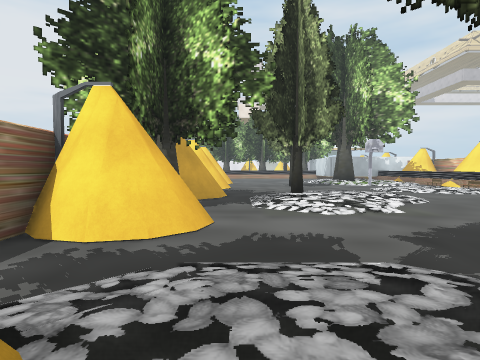
view 1 (above)

24 first-person views from a walk through a 3-D level made in the Unity game engine. The camera is 1.4 m above the floor, tilts 2° down and sees 75° across. Doors are open. The floor is counted in squares, 2 m on a side. Each view is taken from the middle of a square. On the plan, view 1 faces up. The plan holds only what a view shows up to about 10 squares ahead; the rest is blank. The place goes on beyond the plan. The player is left out. Some surface patterns are stand-ins.

view 2
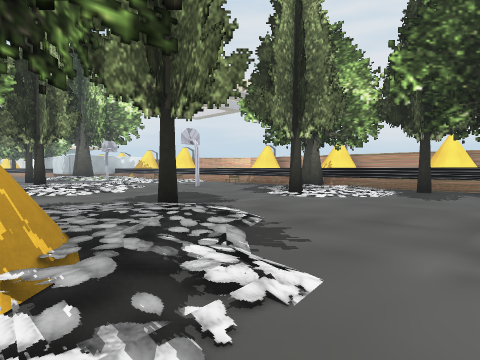

view 3
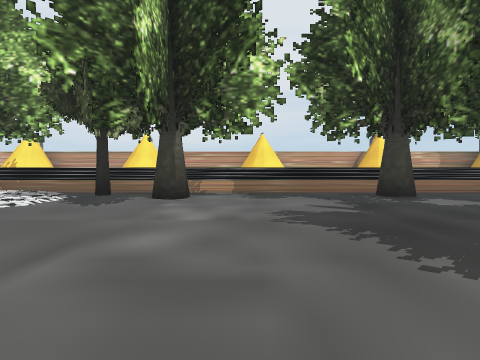

view 4
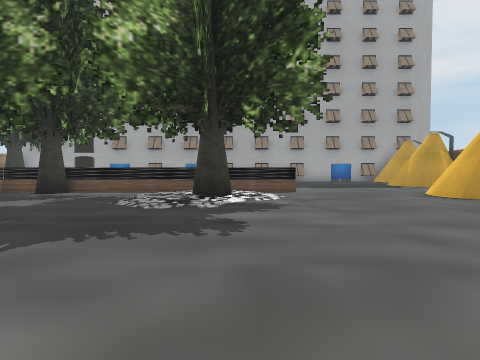

view 5
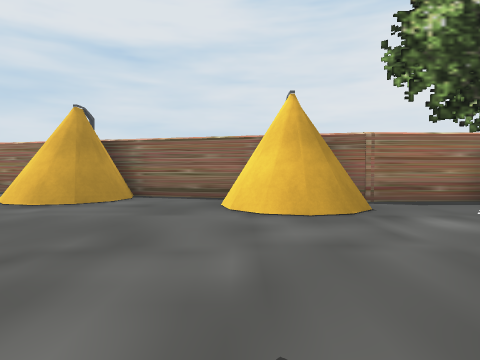

view 6
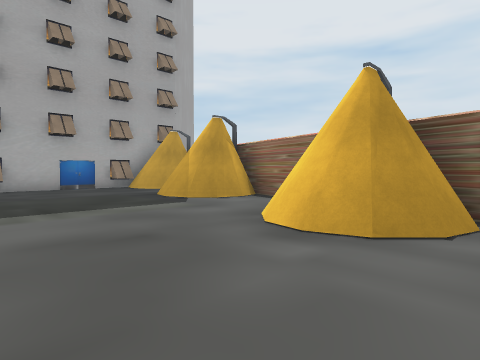

view 7
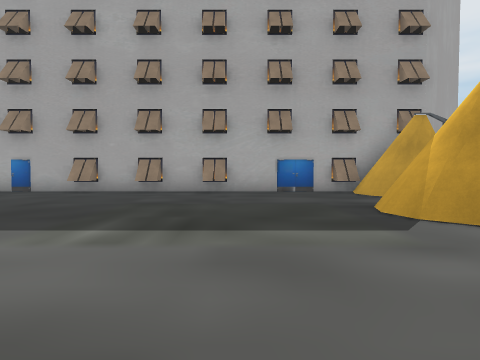

view 8
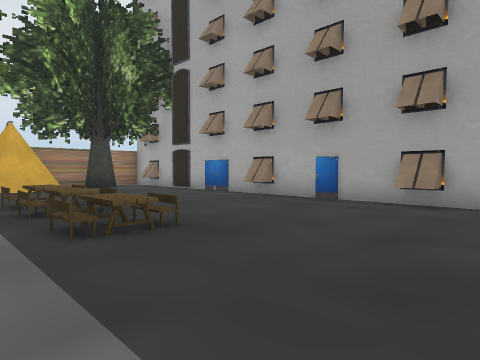

view 9
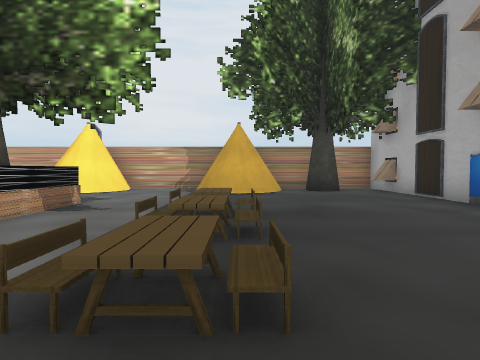

view 10
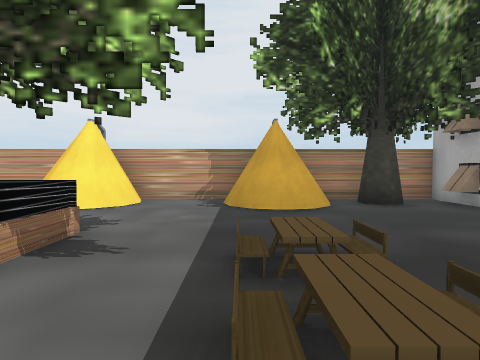

view 11
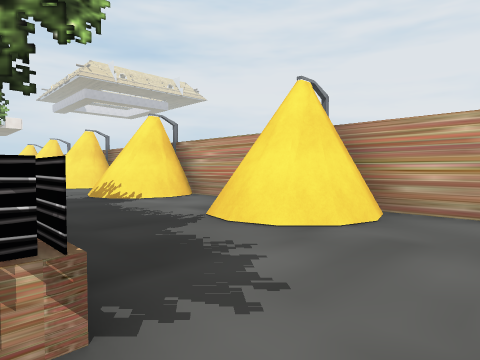

view 12
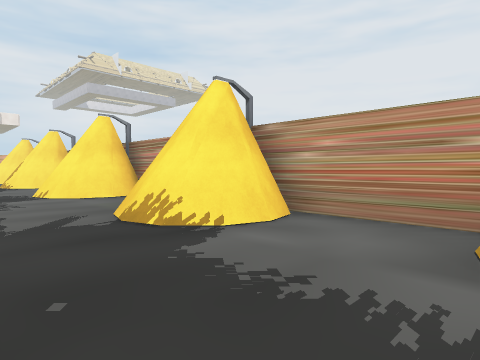

view 13
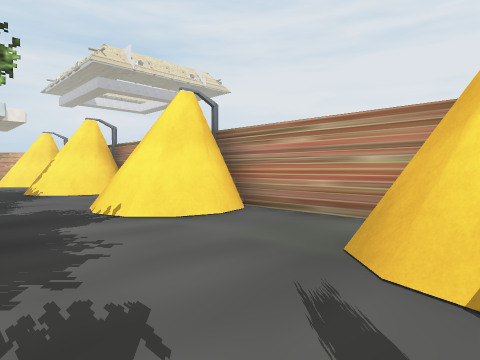

view 14
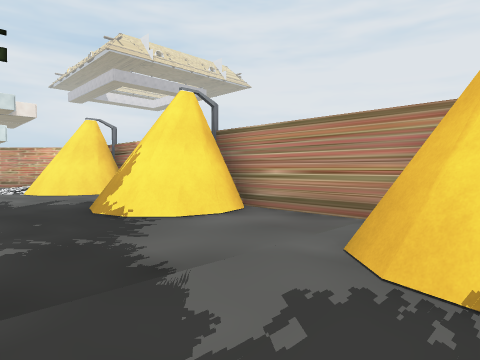

view 15
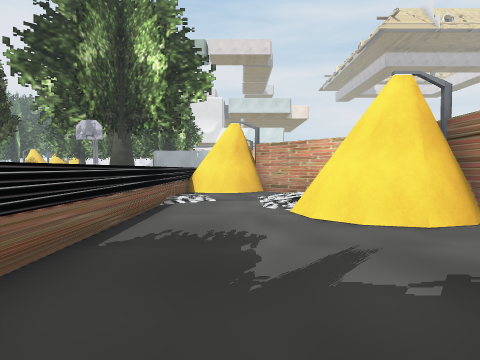

view 16
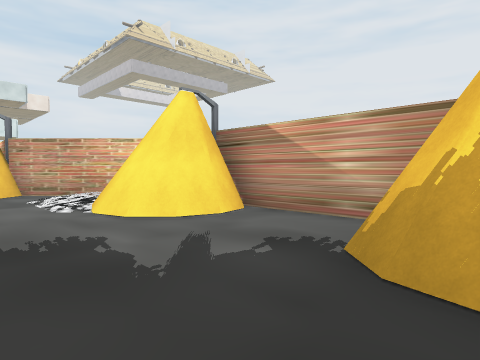

view 17
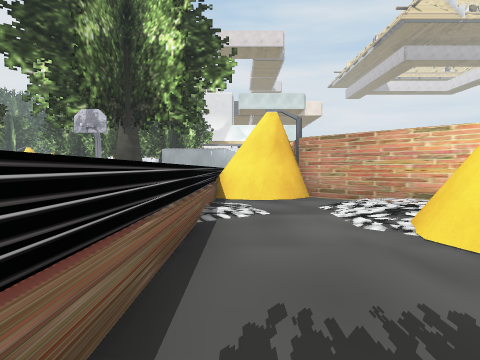

view 18
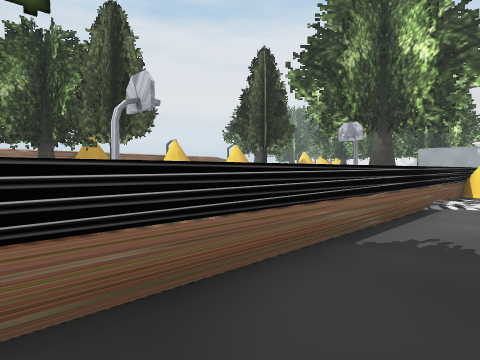

view 19
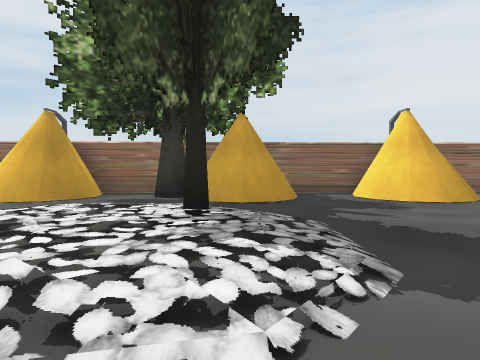

view 20
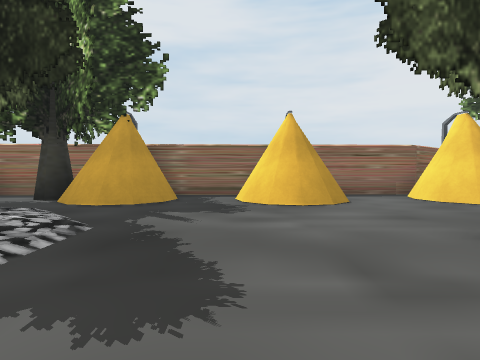

view 21
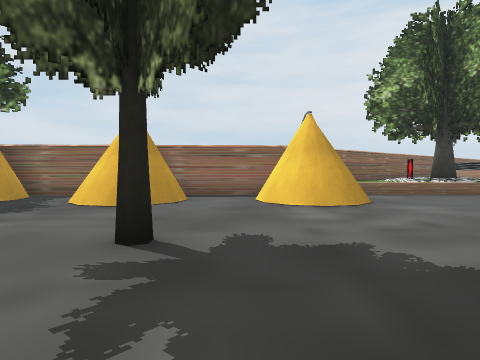

view 22
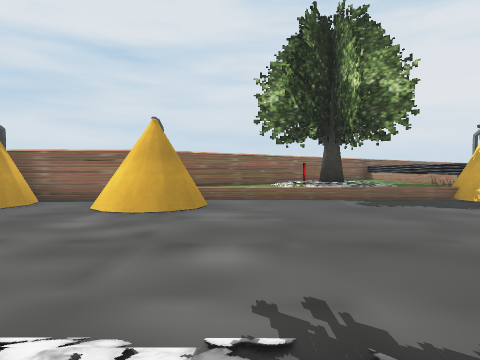

view 23
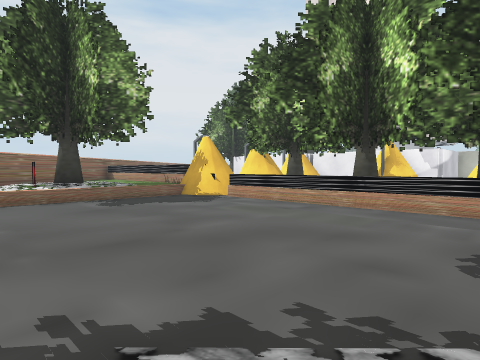

view 24
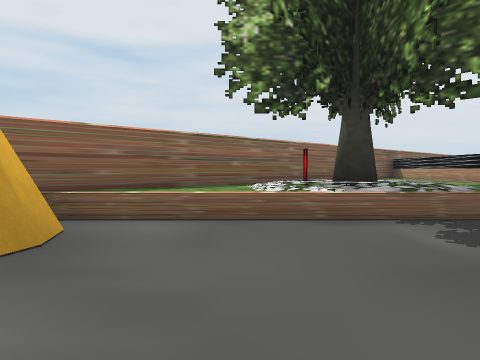

### Floor plan
Key: @ floor where view 1 was taken; # wall or solid block; . main floor; : floor 0.25 m higher than the main floor; / step, stairs or slope; = window, fence, low wall or low ledge; ^ raised ledge; O other object.
Columns run from 9 left of view 1 to 16 right of it. Each row starts with its distance up from view 1.
 30            OO
 29
 28 ^^^  #O #######
 27   ^^^^.........
 26   ^^^^.........
 25 ^  ^O^..........
 24 ^^^OO^..........
 23  ^^^^^........./
 22   ^^^^......../
 21    ^^^......../:
 20     ^^.OO...../
 19     ^^O O.....
 18      ^OOO...../
 17      #........./
 16      #......O..     O
 15       OOO.....     /O##
 14       O#O......    =OO.#
 13      #.O........   =/./:#
 12      #.........    =/./:
 11      ##OO..///.    #../O
 10       # O./:::/..  #..O##
  9       #OO.:O::/..  #...OO
  8       #O..::://.   #.....#
  7       #.../:/...O  #.....#
  6       #OO../...    #...OO
  5       # O......    #..O##
  4       #OO.......   O...OO
  3        ........./  #.....#
  2        ./::O...O:::=.....#
  1        OO::/.....:.=...OO
  0         O@//......O#..O##
 -1       #OO:/........#...OO
 -2       #.//........O#.....#
 -3       #............#.....#
 -4       #OO..........#...OO
 -5         O..........#..O##
 -6      # O...........#...OO
 -7      #.............#.....#
 -8      #.......//...O#.....#
 -9      #O...../O:....#...OO
-10      ##O.../:::....#..O#
-11      OO....././..OO#...OO
-12    ##......#==####.......#
-13    #.....................#
-14    #OO........O/O.O....OO
-15    # O........O^O.O...O#
-16      O.................OO
-17      ....................#
-18    OO..................O.#
-19     O....................#
-20     ######################

Positions as (right, up) in squares from view 1, and headings:
1: (0, 0), facing up
2: (-1, -3), facing up-right
3: (1, -4), facing right
4: (3, -2), facing down
5: (4, -6), facing left
6: (1, -8), facing down-left
7: (-1, -10), facing down
8: (2, -13), facing down-right
9: (4, -15), facing right
10: (6, -14), facing right
11: (10, -13), facing up-right
12: (11, -9), facing up-right
13: (11, -5), facing up-right
14: (11, 0), facing up-right
15: (12, 5), facing up
16: (11, 5), facing up-right
17: (11, 7), facing up
18: (12, 5), facing up-left
19: (6, 10), facing left
20: (6, 13), facing left
21: (6, 17), facing left
22: (6, 21), facing left
23: (6, 21), facing up-left
24: (1, 22), facing left
